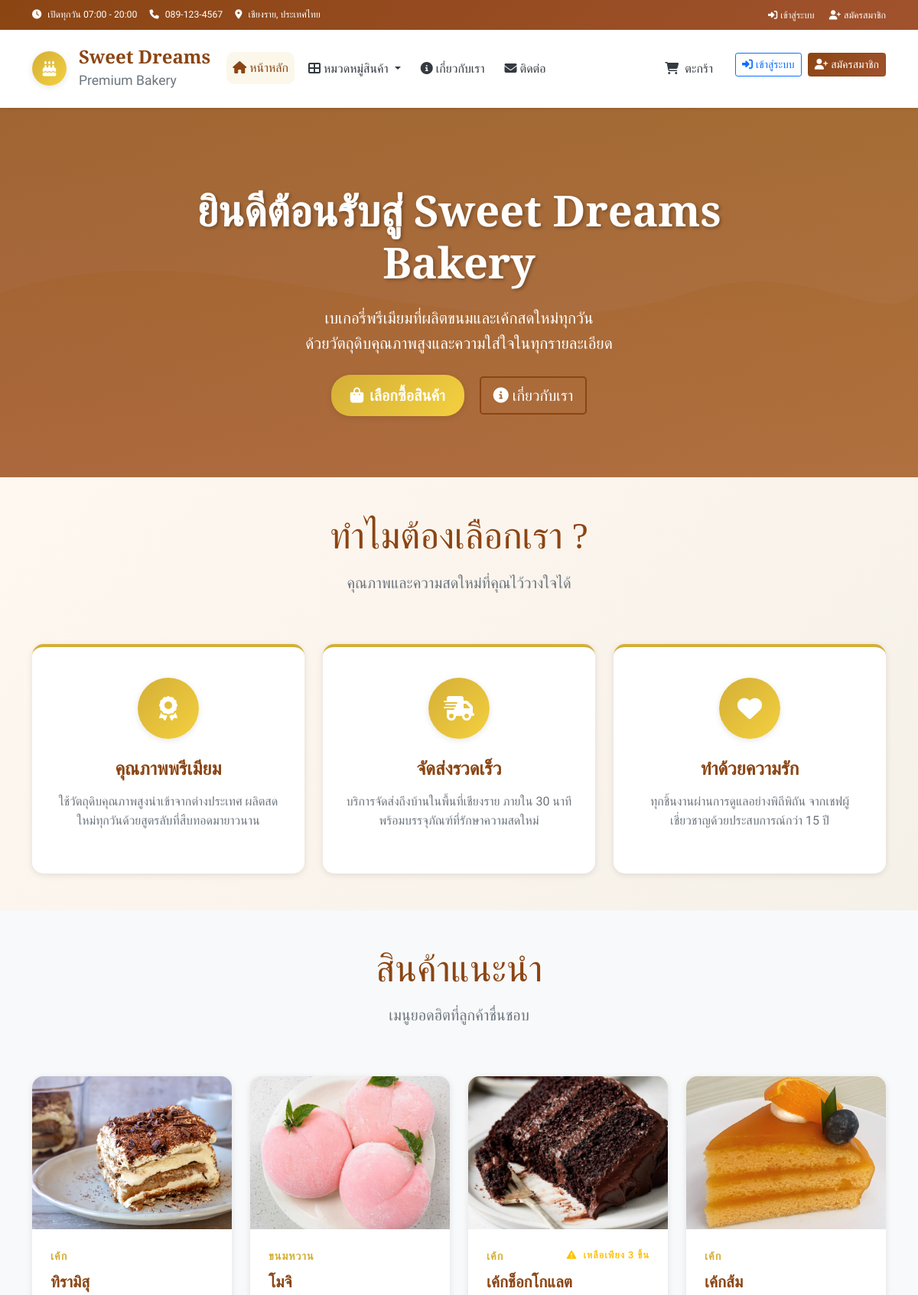
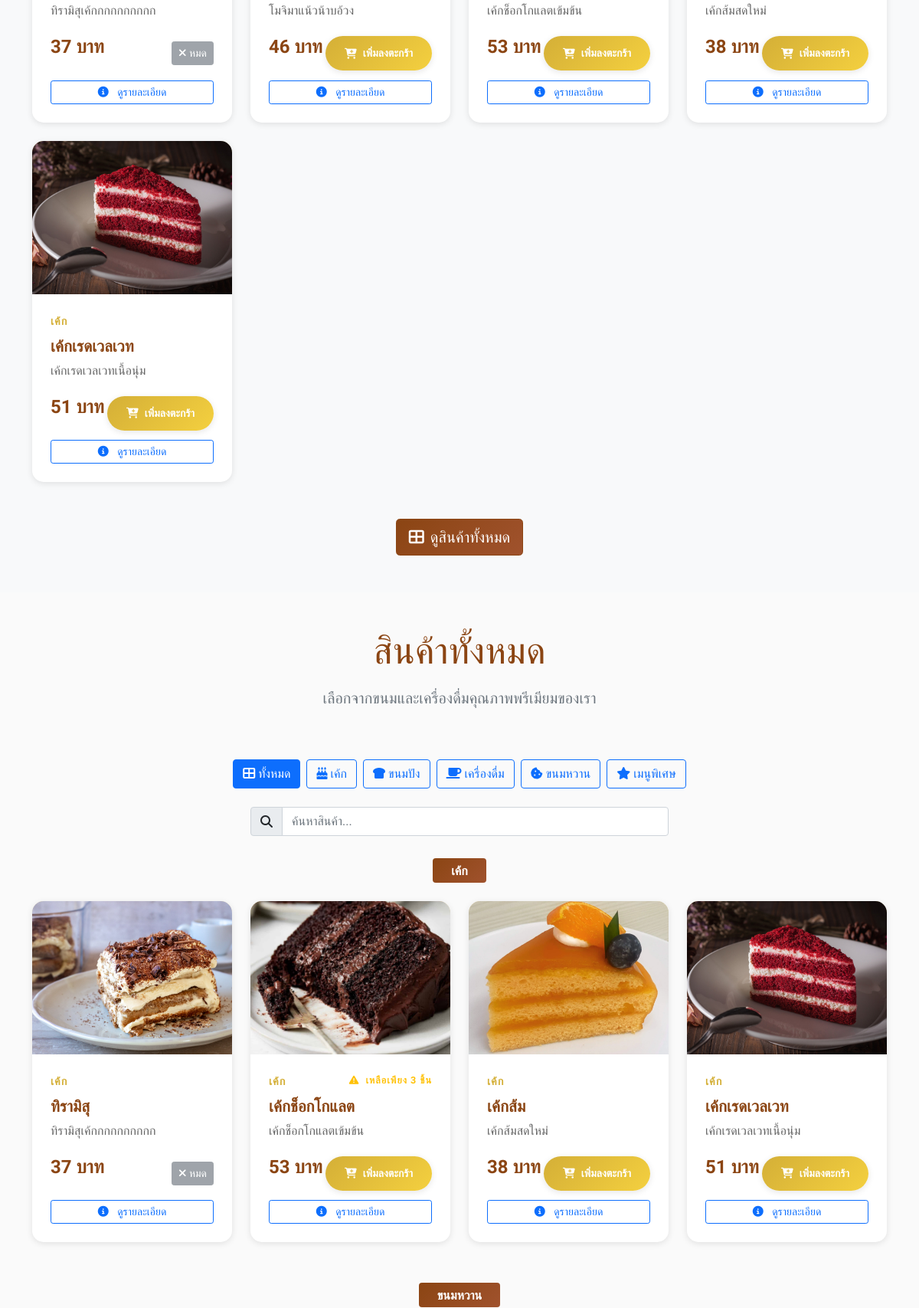
The page / (upper part) on the database its author committed (2 pictures, top to bottom).
### tables this page shows
CREATE TABLE products (
        id INTEGER PRIMARY KEY AUTOINCREMENT,
        name TEXT NOT NULL,
        name_en TEXT,
        description TEXT,
        price DECIMAL(10,2) NOT NULL,
        image TEXT,
        category_id INTEGER,
        is_available BOOLEAN DEFAULT 1,
        is_featured BOOLEAN DEFAULT 0,
        stock_quantity INTEGER DEFAULT 0,
        created_at TIMESTAMP DEFAULT CURRENT_TIMESTAMP,
        FOREIGN KEY (category_id) REFERENCES categories (id)
    );

CREATE TABLE categories (
        id INTEGER PRIMARY KEY AUTOINCREMENT,
        name TEXT UNIQUE NOT NULL,
        name_en TEXT,
        icon TEXT,
        description TEXT,
        display_order INTEGER DEFAULT 0
    );

### app.py (the view)
@app.route('/')
def index():
    categories = get_categories()
    featured_products = get_products_by_category(featured_only=True)
    all_products = get_products_by_category()
    unique_products = []
    seen_ids = set()
    for product in all_products:
        if product['id'] not in seen_ids:
            unique_products.append(product)
            seen_ids.add(product['id'])
    products_by_category = {}
    for product in unique_products:
        category_name = product['category_name']
        if category_name not in products_by_category:
            products_by_category[category_name] = []
        products_by_category[category_name].append(product)
    return render_template('index.html',
                         featured_products=featured_products,
                         products_by_category=products_by_category)

### templates/index.html (shortened to what this page needs)
{% extends "layout.html" %}
{% block content %}
<section class="hero-section" id="home">
    <div class="container hero-content">
        <div class="row justify-content-center text-center">
            <div class="col-lg-8">
                <h1 class="hero-title text-white">
                    ยินดีต้อนรับสู่ Sweet Dreams Bakery
                </h1>
                <p class="hero-subtitle text-white mb-4">
                    เบเกอรี่พรีเมียมที่ผลิตขนมและเค้กสดใหม่ทุกวัน<br>
                    ด้วยวัตถุดิบคุณภาพสูงและความใส่ใจในทุกรายละเอียด
                </p>
                <div class="hero-cta">
                    <a href="#products" class="btn btn-custom btn-lg me-3">
                        <i class="fas fa-shopping-bag"></i>
                        เลือกซื้อสินค้า
                    </a>
                    <a href="#about" class="btn btn-custom-outline btn-lg">
                        <i class="fas fa-info-circle"></i>
                        เกี่ยวกับเรา
                    </a>
                </div>
            </div>
        </div>
    </div>
</section>
<section class="features-section py-5" id="features">
    <div class="container">
        <div class="row text-center mb-5">
            <div class="col-12">
                <h2 class="display-5 mb-3">ทำไมต้องเลือกเรา ?</h2>
                <p class="lead text-muted">คุณภาพและความสดใหม่ที่คุณไว้วางใจได้</p>
            </div>
        </div>
        <div class="row gy-4 animate-stagger">
            <div class="col-lg-4 col-md-6">
                <div class="feature-card h-100">
                    <div class="feature-icon">
                        <i class="fas fa-award"></i>
                    </div>
                    <h4 class="mb-3">คุณภาพพรีเมียม</h4>
                    <p class="text-muted">
                        ใช้วัตถุดิบคุณภาพสูงนำเข้าจากต่างประเทศ
                        ผลิตสดใหม่ทุกวันด้วยสูตรลับที่สืบทอดมายาวนาน
                    </p>
                </div>
            </div>
            <div class="col-lg-4 col-md-6">
                <div class="feature-card h-100">
                    <div class="feature-icon">
                        <i class="fas fa-truck-fast"></i>
                    </div>
                    <h4 class="mb-3">จัดส่งรวดเร็ว</h4>
                    <p class="text-muted">
                        บริการจัดส่งถึงบ้านในพื้นที่เชียงราย ภายใน 30 นาที
                        พร้อมบรรจุภัณฑ์ที่รักษาความสดใหม่
                    </p>
                </div>
            </div>
            <div class="col-lg-4 col-md-6">
                <div class="feature-card h-100">
                    <div class="feature-icon">
                        <i class="fas fa-heart"></i>
                    </div>
                    <h4 class="mb-3">ทำด้วยความรัก</h4>
                    <p class="text-muted">
                        ทุกชิ้นงานผ่านการดูแลอย่างพิถีพิถัน
                        จากเชฟผู้เชี่ยวชาญด้วยประสบการณ์กว่า 15 ปี
                    </p>
                </div>
            </div>
        </div>
    </div>
</section>
{% if featured_products %}
<section class="py-5 bg-light" id="featured">
    <div class="container">
        <div class="row text-center mb-5">
            <div class="col-12">
                <h2 class="display-5 mb-3">สินค้าแนะนำ</h2>
                <p class="lead text-muted">เมนูยอดฮิตที่ลูกค้าชื่นชอบ</p>
            </div>
        </div>
        <div class="row gy-4">
            {% for product in featured_products[:8] %}
            <div class="col-lg-3 col-md-6">
                <div class="product-card h-100" data-category="{{ product.category_name }}">
                    <div class="product-image clickable">
                        {% if product.image %}
                            <img src="{{ url_for('static', filename='images/products/' + product.image) }}"
                                 alt="{{ product.name }}"
                                 class="img-fluid"
                                 loading="lazy">
                        {% else %}
                            <i class="fas fa-birthday-cake"></i>
                        {% endif %}
                    </div>
                    <div class="product-body">
                        <div class="product-category">
                            {{ product.category_name }}
                            {% if product.stock_quantity <= 5 and product.stock_quantity > 0 %}
                                <small class="text-warning float-end">
                                    <i class="fas fa-exclamation-triangle me-1"></i>
                                    เหลือเพียง {{ product.stock_quantity }} ชิ้น
                                </small>
                            {% endif %}
                        </div>
                        <h5 class="product-name">{{ product.name }}</h5>
                        {% if product.description %}
                            <p class="product-description">{{ product.description }}</p>
                        {% endif %}
                        <div class="d-flex justify-content-between align-items-center">
                            <div class="product-price">{{ "%.0f"|format(product.price) }} บาท</div>
                                {% if product.stock_quantity > 0 %}
                                        <button class="btn btn-custom btn-sm add-to-cart"
                                                data-product-id="{{ product.id }}"
                                                data-product-name="{{ product.name }}"
                                                data-product-price="{{ product.price }}">
                                            <i class="fas fa-cart-plus"></i>
                                            เพิ่มลงตะกร้า
                                        </button>
                                    {% else %}
                                        <button class="btn btn-secondary btn-sm" disabled>
                                            <i class="fas fa-times"></i>
                                            หมด
                                        </button>
                                    {% endif %}
                                </div>
                                <div class="d-grid gap-2 mt-2">
                                    <a href="{{ url_for('product_detail', product_id=product.id) }}"
                                    class="btn btn-outline-primary btn-sm">
                                        <i class="fas fa-info-circle me-2"></i>
                                        ดูรายละเอียด
                                    </a>
                        </div>
                    </div>
                </div>
            </div>
            {% endfor %}
        </div>
        <div class="text-center mt-5">
            <a href="#products" class="btn btn-primary btn-lg">
                <i class="fas fa-th-large me-2"></i>ดูสินค้าทั้งหมด
            </a>
        </div>
    </div>
</section>
{% endif %}
<section class="py-5" id="products">
    <div class="container">
        <div class="row text-center mb-5">
            <div class="col-12">
                <h2 class="display-5 mb-3">สินค้าทั้งหมด</h2>
                <p class="lead text-muted">เลือกจากขนมและเครื่องดื่มคุณภาพพรีเมียมของเรา</p>
            </div>
        </div>
        {% if categories %}
        <div class="row mb-4">
            <div class="col-12">
                <div class="d-flex flex-wrap justify-content-center gap-2">
                    <button class="btn btn-outline-primary category-filter active" data-category="all">
                        <i class="fas fa-th-large me-1"></i>ทั้งหมด
                    </button>
                    {% for category in categories %}
                    <button class="btn btn-outline-primary category-filter"
                            data-category="{{ category.name }}">
                        <i class="{{ category.icon }} me-1"></i>{{ category.name }}
                    </button>
                    {% endfor %}
                </div>
            </div>
        </div>
        {% endif %}
        <div class="row mb-4">
            <div class="col-lg-6 mx-auto">
                <div class="input-group">
                    <span class="input-group-text">
                        <i class="fas fa-search"></i>
                    </span>
                    <input type="text" class="form-control" id="search-input"
                           placeholder="ค้นหาสินค้า...">
                </div>
            </div>
        </div>
        {% if products_by_category %}
            {% for category_name, products in products_by_category.items() %}
            <div class="category-section mb-5" data-category="{{ category_name }}">
                <h3 class="mb-4 text-center">
                    <span class="badge bg-primary fs-6 px-4 py-2">{{ category_name }}</span>
                </h3>
                <div class="row gy-4">
                    {% for product in products %}
                    <div class="col-lg-3 col-md-6">
                        <div class="product-card h-100" data-category="{{ category_name }}">
                            <div class="product-image clickable">
                                {% if product.image %}
                                    <img src="{{ url_for('static', filename='images/products/' + product.image) }}"
                                         alt="{{ product.name }}"
                                         class="img-fluid"
                                         loading="lazy">
                                {% else %}
                                    <i class="fas fa-birthday-cake"></i>
                                {% endif %}
                            </div>
                            <div class="product-body">
                                <div class="product-category">
                                    {{ product.category_name }}
                                    {% if product.stock_quantity <= 5 and product.stock_quantity > 0 %}
                                        <small class="text-warning float-end">
                                            <i class="fas fa-exclamation-triangle me-1"></i>
                                            เหลือเพียง {{ product.stock_quantity }} ชิ้น
                                        </small>
                                    {% endif %}
                                </div>
                                <h5 class="product-name">{{ product.name }}</h5>
                                {% if product.description %}
                                    <p class="product-description">{{ product.description }}</p>
                                {% endif %}
                                <div class="d-flex justify-content-between align-items-center">
                                    <div class="product-price">{{ "%.0f"|format(product.price) }} บาท</div>
                                    {% if product.stock_quantity > 0 %}
                                        <button class="btn btn-custom btn-sm add-to-cart"
                                                data-product-id="{{ product.id }}"
                                                data-product-name="{{ product.name }}"
                                                data-product-price="{{ product.price }}">
                                            <i class="fas fa-cart-plus"></i>
                                            เพิ่มลงตะกร้า
                                        </button>
                                    {% else %}
                                        <button class="btn btn-secondary btn-sm" disabled>
                                            <i class="fas fa-times"></i>
                                            หมด
                                        </button>
                                    {% endif %}
                                </div>
                                <div class="d-grid gap-2 mt-2">
                                    <a href="{{ url_for('product_detail', product_id=product.id) }}"
                                    class="btn btn-outline-primary btn-sm">
                                        <i class="fas fa-info-circle me-2"></i>
                                        ดูรายละเอียด
                                    </a>
                                </div>
                            </div>
                        </div>
                    </div>
                    {% endfor %}
                </div>
            </div>
            {% endfor %}
        {% else %}
            <div class="text-center py-5">
                <i class="fas fa-shopping-basket fa-3x text-muted mb-3"></i>
                <h4 class="text-muted">ยังไม่มีสินค้า</h4>
                <p class="text-muted">กรุณารอสักครู่ เรากำลังเตรียมสินค้าดี ๆ มาให้คุณ</p>
            </div>
        {% endif %}
    </div>
</section>
{% endblock %}

### rows shown on the page
products: image (picture), category_name "เค้ก", name "ทิรามิสุ", description "ทิรามิสุเค้กกกกกกกกกก", price "37", stock_quantity 0 (drawn), name "เค้ก"
products: image (picture), category_name "ขนมหวาน", name "โมจิ", description "โมจิมาแน้วน้าบอ้วง", price "46", name "ขนมหวาน"
products: image (picture), category_name "เค้ก", stock_quantity "3", name "เค้กช็อกโกแลต", description "เค้กช็อกโกแลตเข้มข้น", price "53"
products: image (picture), category_name "เค้ก", name "เค้กส้ม", description "เค้กส้มสดใหม่", price "38"
products: image (picture), category_name "เค้ก", name "เค้กเรดเวลเวท", description "เค้กเรดเวลเวทเนื้อนุ่ม", price "51"
categories: name "เค้ก"
categories: name "ขนมปัง"
categories: name "เครื่องดื่ม"
categories: name "ขนมหวาน"
categories: name "เมนูพิเศษ"
